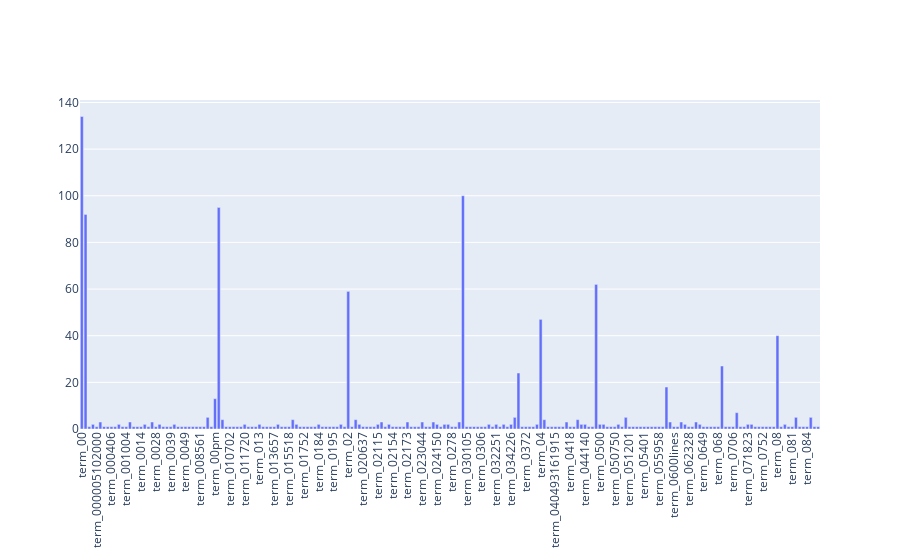

This figure's notebook cell:
### Markdown cell above
### >>> **Exercise 13 (take home):**
If you want a nicer interactive visualization here, I would encourage you try to install and use plotly to achieve this.

### Code cell
# Answer here
import plotly.graph_objects as gra

terms = ['term_' + w for w in count_vect.get_feature_names()[0:200]]
fig = gra.Figure()
fig.add_trace(gra.Bar(x=terms,
                     y=term_frequencies.tolist()[0:200],
                    ))
fig.update_layout(xaxis_tickangle=-90)
fig.show()

### Figure 1 — Plotly figure (JSON) as saved in the notebook; plotly's stock layout.template omitted (floating-point values rounded to 4 significant figures; data arrays with more than 128 entries replaced by an {"elided": "..."} marker saying what was removed)
{"data": [{"type": "bar", "x": {"elided": "200 str values"}, "y": {"elided": "200 int values"}}], "layout": {"xaxis": {"tickangle": -90}}}
